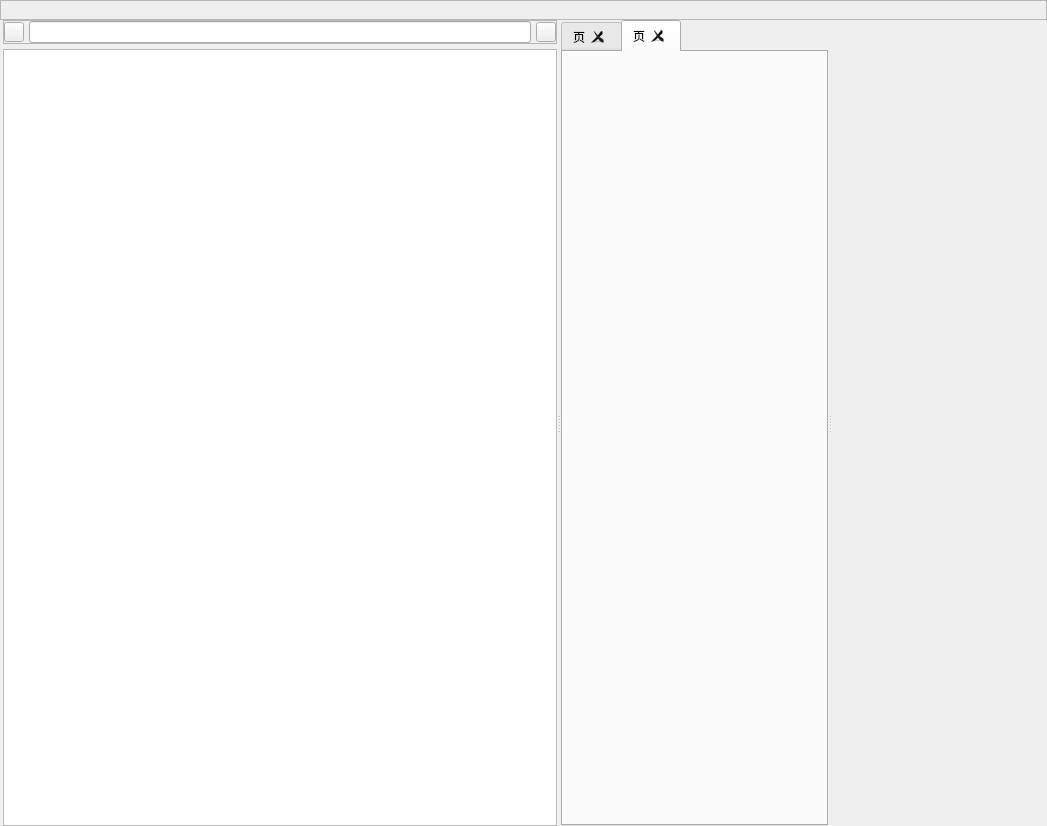
<?xml version="1.0" encoding="UTF-8"?>
<ui version="4.0">
 <class>ASTEditor</class>
 <widget class="QWidget" name="ASTEditor">
  <property name="geometry">
   <rect>
    <x>0</x>
    <y>0</y>
    <width>1047</width>
    <height>826</height>
   </rect>
  </property>
  <property name="windowTitle">
   <string>AST</string>
  </property>
  <layout class="QVBoxLayout" name="verticalLayout">
   <property name="spacing">
    <number>0</number>
   </property>
   <property name="leftMargin">
    <number>0</number>
   </property>
   <property name="topMargin">
    <number>0</number>
   </property>
   <property name="rightMargin">
    <number>0</number>
   </property>
   <property name="bottomMargin">
    <number>0</number>
   </property>
   <item>
    <widget class="QFrame" name="title_bar">
     <property name="sizePolicy">
      <sizepolicy hsizetype="Preferred" vsizetype="Fixed">
       <horstretch>0</horstretch>
       <verstretch>0</verstretch>
      </sizepolicy>
     </property>
     <property name="minimumSize">
      <size>
       <width>0</width>
       <height>20</height>
      </size>
     </property>
     <property name="maximumSize">
      <size>
       <width>16777215</width>
       <height>20</height>
      </size>
     </property>
     <property name="frameShape">
      <enum>QFrame::StyledPanel</enum>
     </property>
     <property name="frameShadow">
      <enum>QFrame::Raised</enum>
     </property>
    </widget>
   </item>
   <item>
    <widget class="QSplitter" name="splitter">
     <property name="orientation">
      <enum>Qt::Horizontal</enum>
     </property>
     <widget class="QWidget" name="widget" native="true">
      <layout class="QVBoxLayout" name="verticalLayout_2">
       <property name="spacing">
        <number>5</number>
       </property>
       <property name="leftMargin">
        <number>3</number>
       </property>
       <property name="topMargin">
        <number>0</number>
       </property>
       <property name="rightMargin">
        <number>0</number>
       </property>
       <property name="bottomMargin">
        <number>0</number>
       </property>
       <item>
        <widget class="QFrame" name="frame">
         <property name="frameShape">
          <enum>QFrame::StyledPanel</enum>
         </property>
         <property name="frameShadow">
          <enum>QFrame::Raised</enum>
         </property>
         <layout class="QHBoxLayout" name="horizontalLayout">
          <property name="spacing">
           <number>5</number>
          </property>
          <property name="leftMargin">
           <number>0</number>
          </property>
          <property name="topMargin">
           <number>0</number>
          </property>
          <property name="rightMargin">
           <number>0</number>
          </property>
          <property name="bottomMargin">
           <number>0</number>
          </property>
          <item>
           <widget class="QToolButton" name="add">
            <property name="minimumSize">
             <size>
              <width>20</width>
              <height>20</height>
             </size>
            </property>
            <property name="maximumSize">
             <size>
              <width>20</width>
              <height>20</height>
             </size>
            </property>
            <property name="text">
             <string/>
            </property>
           </widget>
          </item>
          <item>
           <widget class="QLineEdit" name="serach">
            <property name="clearButtonEnabled">
             <bool>true</bool>
            </property>
           </widget>
          </item>
          <item>
           <widget class="QToolButton" name="tool">
            <property name="minimumSize">
             <size>
              <width>20</width>
              <height>20</height>
             </size>
            </property>
            <property name="maximumSize">
             <size>
              <width>20</width>
              <height>20</height>
             </size>
            </property>
            <property name="text">
             <string/>
            </property>
           </widget>
          </item>
         </layout>
        </widget>
       </item>
       <item>
        <widget class="QTreeView" name="tree"/>
       </item>
      </layout>
     </widget>
     <widget class="QTabWidget" name="tabWidget">
      <property name="currentIndex">
       <number>1</number>
      </property>
      <property name="documentMode">
       <bool>false</bool>
      </property>
      <property name="tabsClosable">
       <bool>true</bool>
      </property>
      <property name="movable">
       <bool>true</bool>
      </property>
      <property name="tabBarAutoHide">
       <bool>false</bool>
      </property>
      <widget class="QWidget" name="tab">
       <attribute name="title">
        <string>页</string>
       </attribute>
      </widget>
      <widget class="QWidget" name="tab_2">
       <attribute name="title">
        <string>页</string>
       </attribute>
      </widget>
     </widget>
     <widget class="QWidget" name="inspector" native="true"/>
    </widget>
   </item>
  </layout>
 </widget>
 <resources/>
 <connections/>
</ui>
